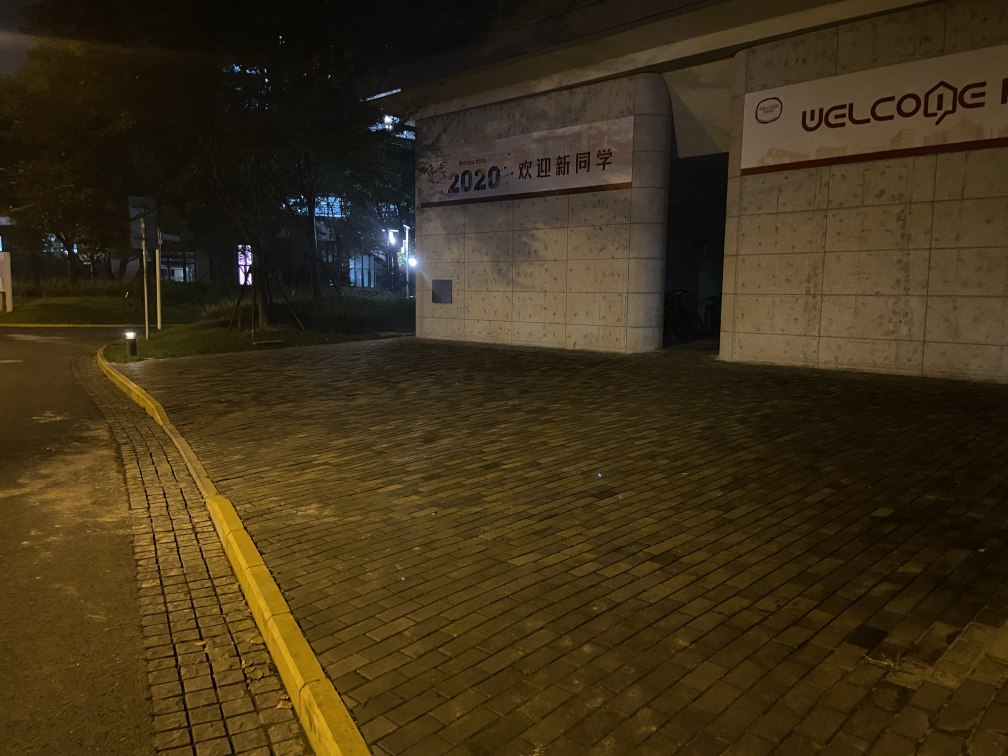
#> input picture source/3.JPG, 4032 x 3024 px (shown at 1/4 size)
$ python original.py
#> lines starting #> are read from the running program, lines starting #| are printed output that depends on the picture; after the words box and inside, x2 and y2 are one past the last pixel; in counts of white or black regions, pixels touching at a corner belong together
import cv2
import numpy as np
class Stitcher:
    # 拼接函数
    def stitch(self, images, ratio=0.75, reprojThresh=4.0, showMatches=False):
        # 获取输入图片
        (imageB, imageA) = images
        # 检测A、B图片的SIFT关键特征点，并计算特征描述子
        (kpsA, featuresA) = self.detectAndDescribe(imageA)
        (kpsB, featuresB) = self.detectAndDescribe(imageB)

        # 匹配两张图片的所有特征点，返回匹配结果
        M = self.matchKeypoints(kpsA, kpsB, featuresA, featuresB, ratio, reprojThresh)

        # 如果返回结果为空，没有匹配成功的特征点，退出算法
        if M is None:
            return None

        # 否则，提取匹配结果
        # H是3x3视角变换矩阵
        (matches, H, status) = M
        # 将图片A进行视角变换，result是变换后图片
        result = cv2.warpPerspective(imageA, H, (imageA.shape[1] + imageB.shape[1], imageA.shape[0]))
        # 将图片B传入result图片最左端
        result[0:imageB.shape[0], 0:imageB.shape[1]] = imageB
        # result[0:imageB.shape[0], 0:imageB.shape[1]] = imageB

        # 检测是否需要显示图片匹配
        if showMatches:
            # 生成匹配图片
            vis = self.drawMatches(imageA, imageB, kpsA, kpsB, matches, status)
            # 返回结果
            return (result, vis)

        # 返回匹配结果
        return result
    def detectAndDescribe(self, image):
        # 将彩色图片转换成灰度图
        gray = cv2.cvtColor(image, cv2.COLOR_BGR2GRAY)

        # 建立SIFT生成器
        descriptor = cv2.xfeatures2d.SIFT_create()
        # 检测SIFT特征点，并计算描述子
        (kps, features) = descriptor.detectAndCompute(gray, None)

        # 将结果转换成NumPy数组
        kps = np.float32([kp.pt for kp in kps])

        # 返回特征点集，及对应的描述特征
        return kps, features
    def matchKeypoints(self, kpsA, kpsB, featuresA, featuresB, ratio, reprojThresh):
        # 建立暴力匹配器
        matcher = cv2.DescriptorMatcher_create("BruteForce")

        # 使用KNN检测来自A、B图的SIFT特征匹配对，K=2
        rawMatches = matcher.knnMatch(featuresA, featuresB, 2)

        matches = []
        for m in rawMatches:
            # 当最近距离跟次近距离的比值小于ratio值时，保留此匹配对
            if len(m) == 2 and m[0].distance < m[1].distance * ratio:
                # 存储两个点在featuresA, featuresB中的索引值
                matches.append((m[0].trainIdx, m[0].queryIdx))

        # 当筛选后的匹配对大于4时，计算视角变换矩阵
        if len(matches) > 4:
            # 获取匹配对的点坐标
            ptsA = np.float32([kpsA[i] for (_, i) in matches])
            ptsB = np.float32([kpsB[i] for (i, _) in matches])

            # 计算视角变换矩阵
            (H, status) = cv2.findHomography(ptsA, ptsB, cv2.RANSAC, reprojThresh)

            # 返回结果
            return (matches, H, status)

        # 如果匹配对小于4时，返回None
        return None
    def drawMatches(self, imageA, imageB, kpsA, kpsB, matches, status):
        # 初始化可视化图片，将A、B图左右连接到一起
        (hA, wA) = imageA.shape[:2]
        (hB, wB) = imageB.shape[:2]
        vis = np.zeros((max(hA, hB), wA + wB, 3), dtype="uint8")
        vis[0:hA, 0:wA] = imageA
        vis[0:hB, wA:] = imageB

        # 联合遍历，画出匹配对
        for ((trainIdx, queryIdx), s) in zip(matches, status):
            # 当点对匹配成功时，画到可视化图上
            if s == 1:
                # 画出匹配对
                ptA = (int(kpsA[queryIdx][0]), int(kpsA[queryIdx][1]))
                ptB = (int(kpsB[trainIdx][0]) + wA, int(kpsB[trainIdx][1]))
                cv2.line(vis, ptA, ptB, (0, 255, 0), 1)

        # 返回可视化结果
        return vis


# 读取拼接图片

image1 = cv2.imread("3.JPG")
#> image1 is the input picture: shape (3024, 4032, 3); mean B, G, R 24.6, 49.5, 63.3
image2 = cv2.imread("4.JPG")
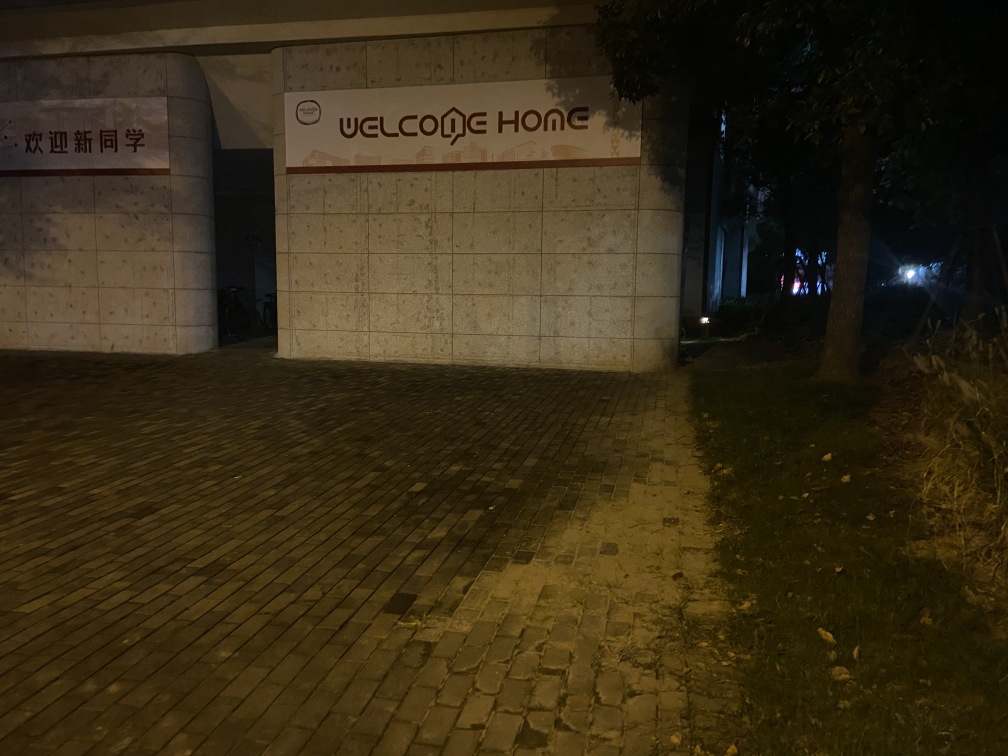
#> input picture source/4.JPG, 4032 x 3024 px (shown at 1/4 size)
#> image2 is the input picture: shape (3024, 4032, 3); mean B, G, R 22.8, 45.2, 56.8

imageA = cv2.resize(image1,(600,450))
imageB = cv2.resize(image2,(600,450))


# 把图片拼接成全景图
stitcher = Stitcher()
(result, vis) = stitcher.stitch([imageA, imageB], showMatches=True)
#> in detectAndDescribe, `gray = cv2.cvtColor(image, cv2.COLOR_BGR2GRAY)`:
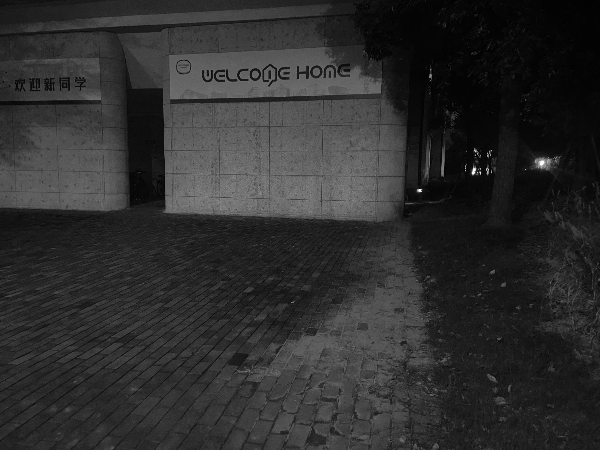
#> gray: shape (450, 600); min 0, max 255, mean 46
#> in detectAndDescribe, `(kps, features) = descriptor.detectAndCompute(gray, None)`: kps = 287 keypoints; strongest (x, y, size): (420, 190, 2.4), (473, 173, 2.4), (474, 169, 2.5), (541, 163, 6.7)
#> in detectAndDescribe, `kps = np.float32([kp.pt for kp in kps])`: kps = 287 pairs, first value 26.53 to 589.7, second value 19.1 to 446.1
#> in stitch, `(kpsA, featuresA) = self.detectAndDescribe(imageA)`: kpsA has the same summary as kps in detectAndDescribe
#> in detectAndDescribe (call 2), `gray = cv2.cvtColor(image, cv2.COLOR_BGR2GRAY)`:
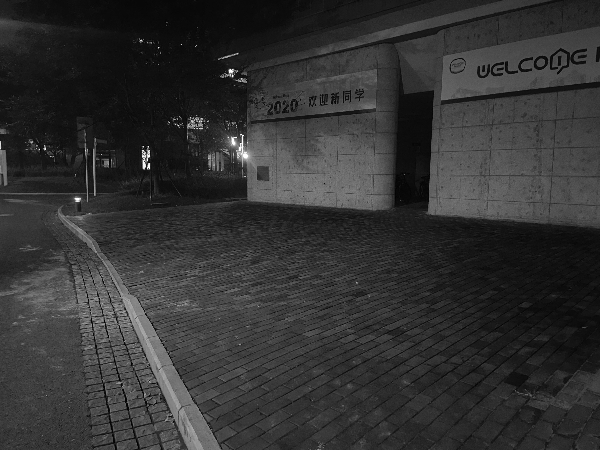
#> gray: shape (450, 600); min 1, max 255, mean 50.7
#> in detectAndDescribe (call 2), `(kps, features) = descriptor.detectAndCompute(gray, None)`: kps = 435 keypoints; strongest (x, y, size): (231, 71, 2.9), (149, 167, 2.1), (77, 199, 3.5), (149, 156, 1.9)
#> in detectAndDescribe (call 2), `kps = np.float32([kp.pt for kp in kps])`: kps = 435 pairs, first value 2.68 to 597, second value 6.33 to 445.3
#> in stitch, `(kpsB, featuresB) = self.detectAndDescribe(imageB)`: kpsB has the same summary as kps in detectAndDescribe
#> in matchKeypoints, `rawMatches = matcher.knnMatch(featuresA, featuresB, 2)`: rawMatches = 287 matches
#> after the loop in matchKeypoints, `for m in rawMatches:`: matches = 36 pairs, first value 33 to 428, second value 3 to 268
#> in matchKeypoints, `ptsA = np.float32([kpsA[i] for (_, i) in matches])`: ptsA = 36 pairs, first value 42.35 to 503.4, second value 20.73 to 446.1
#> in matchKeypoints, `ptsB = np.float32([kpsB[i] for (i, _) in matches])`: ptsB = 36 pairs, first value 77.37 to 583.9, second value 17.25 to 415.8
#> in matchKeypoints, `(H, status) = cv2.findHomography(ptsA, ptsB, cv2.RANSAC, reprojThresh)`: H = [[0.387, -0.117, 305], [-0.185, 0.792, 34.39], [-0.00102, -0.00013, 1]]; status = 36 values, max 1 at index 0, min 0 at index 1, mean 0.583
#> in stitch, `result[0:imageB.shape[0], 0:imageB.shape[1]] = imageB`:
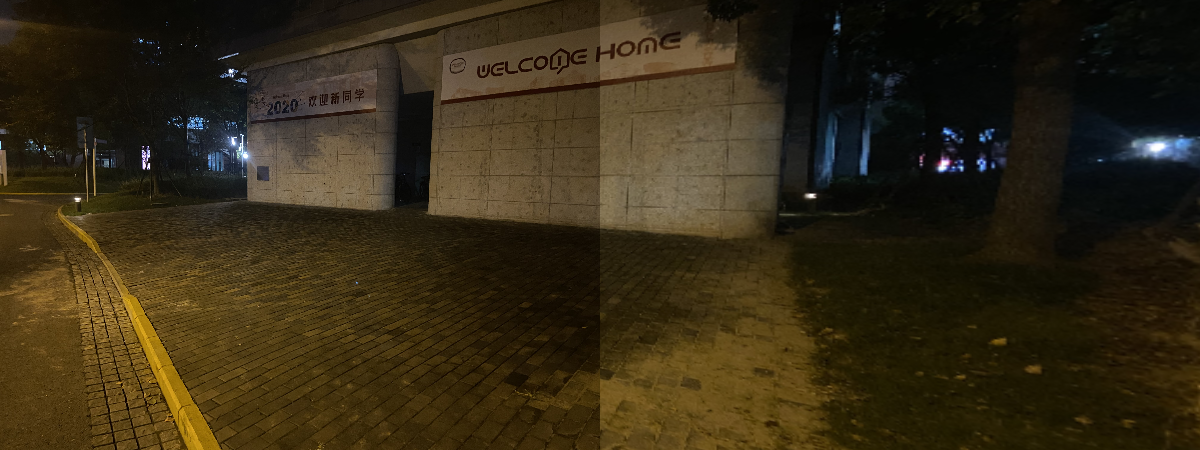
#> result: shape (450, 1200, 3); mean B, G, R 21.4, 42.6, 52.8
#> in drawMatches, `vis[0:hA, 0:wA] = imageA`:
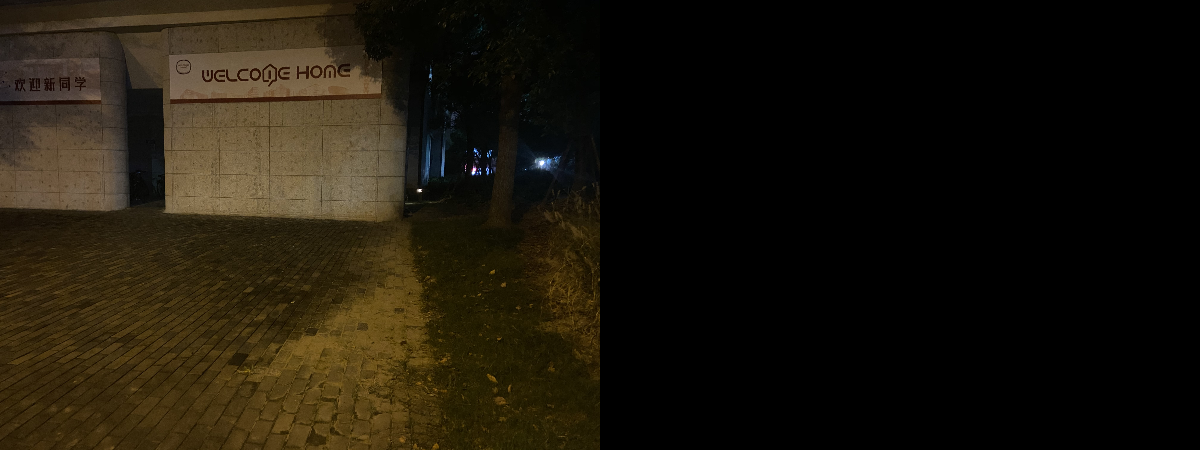
#> vis: shape (450, 1200, 3); mean B, G, R 11.4, 22.6, 28.4
#> in drawMatches, `vis[0:hB, wA:] = imageB`:
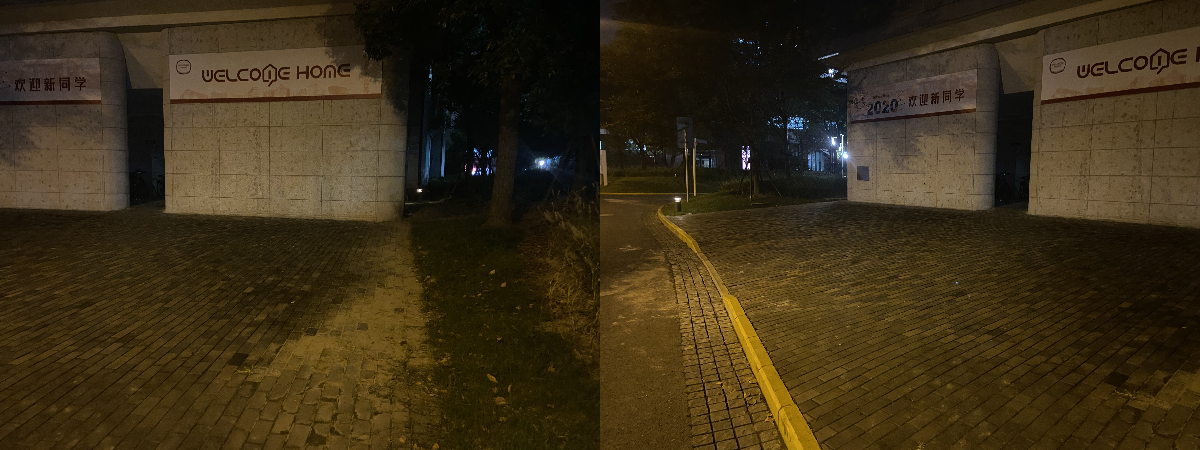
#> vis: shape (450, 1200, 3); mean B, G, R 23.6, 47.3, 59.9
#> the loop in drawMatches, `for ((trainIdx, queryIdx), s) in zip(matches, status):` made 36 passes
#> (trainIdx, queryIdx, s, ptA, ptB) on passes 1, 6, 7, 8, 9, 14, 15, 16, 17, 18, 19, 21: (295, 3, [1], (42, 85), (929, 99)), (316, 19, [1], (80, 82), (959, 93)), (321, 21, [1], (90, 102), (967, 110)), (328, 24, [1], (145, 180), (1010, 180)), (330, 26, [1], (159, 195), (1023, 197)), (338, 39, [1], (167, 122), (1034, 123)), (341, 42, [1], (173, 101), (1044, 102)), (340, 43, [1], (174, 210), (1038, 212)), (348, 44, [1], (174, 89), (1048, 87)), (348, 45, [1], (176, 87), (1048, 87)), (349, 46, [1], (182, 78), (1054, 78)), (355, 54, [1], (210, 212), (1076, 216))
#> (trainIdx, queryIdx, s) on passes 2, 3, 4, 5, 10, 11: (240, 4, [0]), (297, 11, [0]), (300, 13, [0]), (289, 15, [0]), (332, 30, [0]), (333, 32, [0])
#> after the loop in drawMatches, `for ((trainIdx, queryIdx), s) in zip(matches, status):`:
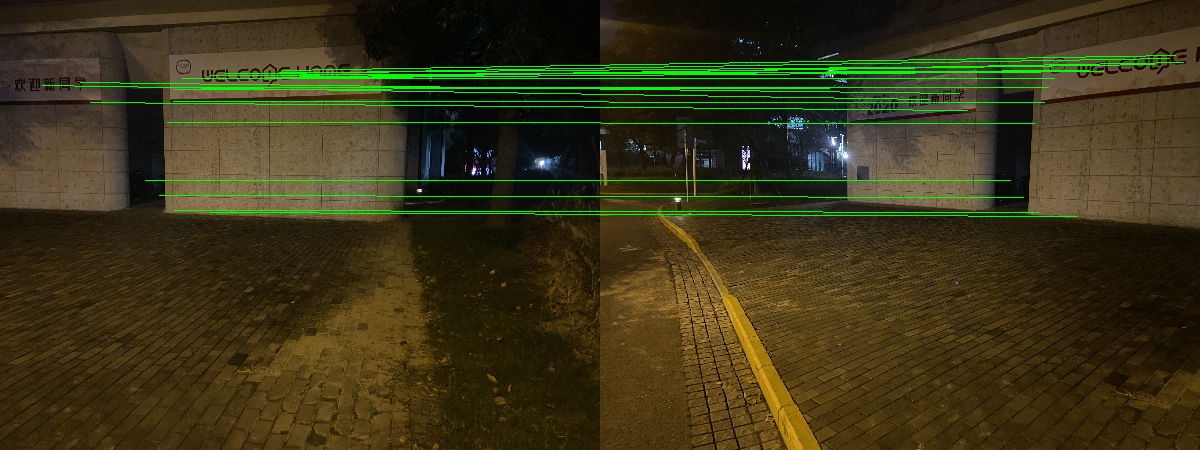
#> vis: shape (450, 1200, 3); 2.87% of pixels changed, all inside (x1, y1, x2, y2) = (42, 55, 1184, 217)

cv2.imshow("Keypoint Matches", vis)
cv2.imshow("Result", result)
cv2.waitKey(0)
cv2.destroyAllWindows()
